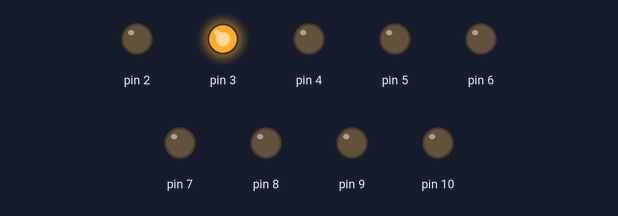
A sketch run on a simulated Arduino Uno, built with avr-gcc and run on an emulated ATmega328P. Shown: output pins drawn as LEDs (lit = HIGH).

Above: at 0.3 s.
At 1.1 s:
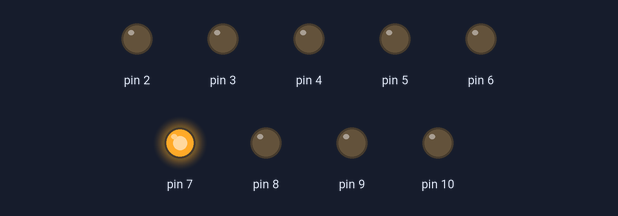
At 1.8 s:
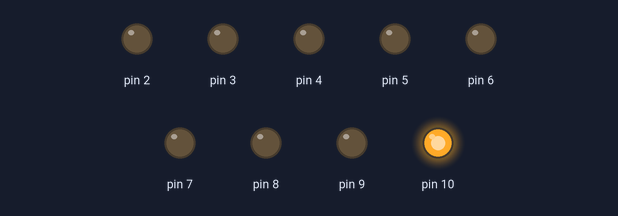
At 3.2 s:
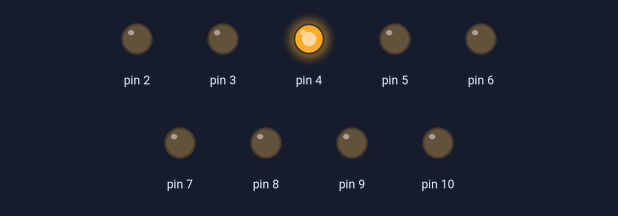
At 4.7 s:
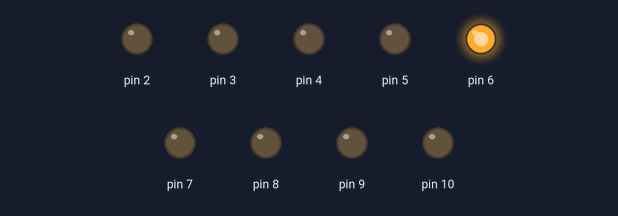
At 7.5 s:
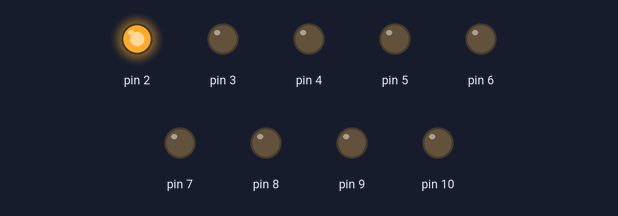
Timing chart, 0 to 8.7 s (numbered marks = the images above):
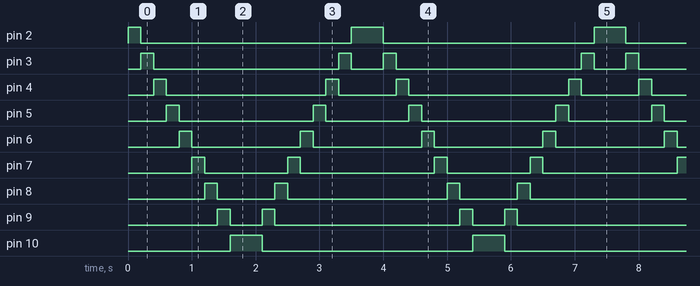

Measured:
- by itself, pin 2: repeats every 3.8 s: LOW 3.3 s, HIGH 0.50 s
- by itself, pin 3: repeats every 3.8 s: LOW 2.9 s, HIGH 0.20 s, LOW 0.50 s, HIGH 0.20 s
- by itself, pin 4: repeats every 3.8 s: LOW 2.5 s, HIGH 0.20 s, LOW 0.90 s, HIGH 0.20 s
- by itself, pin 5: repeats every 3.8 s: LOW 2.1 s, HIGH 0.20 s, LOW 1.3 s, HIGH 0.20 s
- by itself, pin 6: alternates HIGH for 0.20 s and LOW for 1.7 s
- by itself, pin 7: repeats every 3.8 s: LOW 1.3 s, HIGH 0.20 s, LOW 2.1 s, HIGH 0.20 s
- by itself, pin 8: repeats every 3.8 s: LOW 0.90 s, HIGH 0.20 s, LOW 2.5 s, HIGH 0.20 s
- by itself, pin 9: repeats every 3.8 s: LOW 0.50 s, HIGH 0.20 s, LOW 2.9 s, HIGH 0.20 s

The sketch:

Leds_acesos.ino
```cpp
#define tmp 200

void setup() {
  pinMode(2,OUTPUT);
  pinMode(3,OUTPUT);
  pinMode(4,OUTPUT);
  pinMode(5,OUTPUT);
  pinMode(6,OUTPUT);
  pinMode(7,OUTPUT);
  pinMode(8,OUTPUT);
  pinMode(9,OUTPUT);
  pinMode(10,OUTPUT);

}

void loop() {
  digitalWrite(2,HIGH);
  digitalWrite(3,LOW);
  digitalWrite(4,LOW);
  digitalWrite(5,LOW);
  digitalWrite(6,LOW);
  digitalWrite(7,LOW);
  digitalWrite(8,LOW);
  digitalWrite(9,LOW);
  digitalWrite(10,LOW);
  delay(tmp);

  digitalWrite(2,LOW);
  digitalWrite(3,HIGH);
  digitalWrite(4,LOW);
  digitalWrite(5,LOW);
  digitalWrite(6,LOW);
  digitalWrite(7,LOW);
  digitalWrite(8,LOW);
  digitalWrite(9,LOW);
  digitalWrite(10,LOW);
  delay(tmp);

  digitalWrite(2,LOW);
  digitalWrite(3,LOW);
  digitalWrite(4,HIGH);
  digitalWrite(5,LOW);
  digitalWrite(6,LOW);
  digitalWrite(7,LOW);
  digitalWrite(8,LOW);
  digitalWrite(9,LOW);
  digitalWrite(10,LOW);
  delay(tmp);

  digitalWrite(2,LOW);
  digitalWrite(3,LOW);
  digitalWrite(4,LOW);
  digitalWrite(5,HIGH);
  digitalWrite(6,LOW);
  digitalWrite(7,LOW);
  digitalWrite(8,LOW);
  digitalWrite(9,LOW);
  digitalWrite(10,LOW);
  delay(tmp);

  digitalWrite(2,LOW);
  digitalWrite(3,LOW);
  digitalWrite(4,LOW);
  digitalWrite(5,LOW);
  digitalWrite(6,HIGH);
  digitalWrite(7,LOW);
  digitalWrite(8,LOW);
  digitalWrite(9,LOW);
  digitalWrite(10,LOW);
  delay(tmp);

  digitalWrite(2,LOW);
  digitalWrite(3,LOW);
  digitalWrite(4,LOW);
  digitalWrite(5,LOW);
  digitalWrite(6,LOW);
  digitalWrite(7,HIGH);
  digitalWrite(8,LOW);
  digitalWrite(9,LOW);
  digitalWrite(10,LOW);
  delay(tmp);

  digitalWrite(2,LOW);
  digitalWrite(3,LOW);
  digitalWrite(4,LOW);
  digitalWrite(5,LOW);
  digitalWrite(6,LOW);
  digitalWrite(7,LOW);
  digitalWrite(8,HIGH);
  digitalWrite(9,LOW);
  digitalWrite(10,LOW);
  delay(tmp);

  digitalWrite(2,LOW);
  digitalWrite(3,LOW);
  digitalWrite(4,LOW);
  digitalWrite(5,LOW);
  digitalWrite(6,LOW);
  digitalWrite(7,LOW);
  digitalWrite(8,LOW);
  digitalWrite(9,HIGH);
  digitalWrite(10,LOW);
  delay(tmp);

  digitalWrite(2,LOW);
  digitalWrite(3,LOW);
  digitalWrite(4,LOW);
  digitalWrite(5,LOW);
  digitalWrite(6,LOW);
  digitalWrite(7,LOW);
  digitalWrite(8,LOW);
  digitalWrite(9,LOW);
  digitalWrite(10,HIGH);
  delay(500);

  digitalWrite(2,LOW);
  digitalWrite(3,LOW);
  digitalWrite(4,LOW);
  digitalWrite(5,LOW);
  digitalWrite(6,LOW);
  digitalWrite(7,LOW);
  digitalWrite(8,LOW);
  digitalWrite(9,HIGH);
  digitalWrite(10,LOW);
  delay(tmp);

  digitalWrite(2,LOW);
  digitalWrite(3,LOW);
  digitalWrite(4,LOW);
  digitalWrite(5,LOW);
  digitalWrite(6,LOW);
  digitalWrite(7,LOW);
  digitalWrite(8,HIGH);
  digitalWrite(9,LOW);
  digitalWrite(10,LOW);
  delay(tmp);

  digitalWrite(2,LOW);
  digitalWrite(3,LOW);
  digitalWrite(4,LOW);
  digitalWrite(5,LOW);
  digitalWrite(6,LOW);
  digitalWrite(7,HIGH);
  digitalWrite(8,LOW);
  digitalWrite(9,LOW);
  digitalWrite(10,LOW);
  delay(tmp);

  digitalWrite(2,LOW);
  digitalWrite(3,LOW);
  digitalWrite(4,LOW);
  digitalWrite(5,LOW);
  digitalWrite(6,HIGH);
  digitalWrite(7,LOW);
  digitalWrite(8,LOW);
  digitalWrite(9,LOW);
  digitalWrite(10,LOW);
  delay(tmp);

  digitalWrite(2,LOW);
  digitalWrite(3,LOW);
  digitalWrite(4,LOW);
  digitalWrite(5,HIGH);
  digitalWrite(6,LOW);
  digitalWrite(7,LOW);
  digitalWrite(8,LOW);
  digitalWrite(9,LOW);
  digitalWrite(10,LOW);
  delay(tmp);

  digitalWrite(2,LOW);
  digitalWrite(3,LOW);
  digitalWrite(4,HIGH);
  digitalWrite(5,LOW);
  digitalWrite(6,LOW);
  digitalWrite(7,LOW);
  digitalWrite(8,LOW);
  digitalWrite(9,LOW);
  digitalWrite(10,LOW);
  delay(tmp);

  digitalWrite(2,LOW);
  digitalWrite(3,HIGH);
  digitalWrite(4,LOW);
  digitalWrite(5,LOW);
  digitalWrite(6,LOW);
  digitalWrite(7,LOW);
  digitalWrite(8,LOW);
  digitalWrite(9,LOW);
  digitalWrite(10,LOW);
  delay(tmp);

  digitalWrite(2,HIGH);
  digitalWrite(3,LOW);
  digitalWrite(4,LOW);
  digitalWrite(5,LOW);
  digitalWrite(6,LOW);
  digitalWrite(7,LOW);
  digitalWrite(8,LOW);
  digitalWrite(9,LOW);
  digitalWrite(10,LOW);
  delay(300);

}
```
